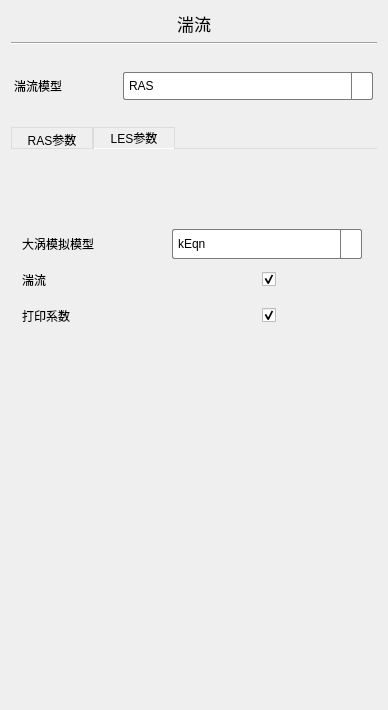
<?xml version="1.0" encoding="UTF-8"?>
<ui version="4.0">
 <class>FormTurbulenceClass</class>
 <widget class="QWidget" name="FormTurbulenceClass">
  <property name="geometry">
   <rect>
    <x>0</x>
    <y>0</y>
    <width>386</width>
    <height>710</height>
   </rect>
  </property>
  <property name="windowTitle">
   <string>FormTurbulence</string>
  </property>
  <layout class="QGridLayout" name="gridLayout">
   <item row="0" column="0">
    <layout class="QVBoxLayout" name="verticalLayout">
     <item>
      <widget class="QLabel" name="label">
       <property name="font">
        <font>
         <pointsize>13</pointsize>
        </font>
       </property>
       <property name="text">
        <string>湍流</string>
       </property>
       <property name="alignment">
        <set>Qt::AlignCenter</set>
       </property>
      </widget>
     </item>
     <item>
      <widget class="Line" name="line">
       <property name="orientation">
        <enum>Qt::Horizontal</enum>
       </property>
      </widget>
     </item>
     <item>
      <spacer name="verticalSpacer_2">
       <property name="orientation">
        <enum>Qt::Vertical</enum>
       </property>
       <property name="sizeType">
        <enum>QSizePolicy::Fixed</enum>
       </property>
       <property name="sizeHint" stdset="0">
        <size>
         <width>20</width>
         <height>20</height>
        </size>
       </property>
      </spacer>
     </item>
     <item>
      <layout class="QHBoxLayout" name="horizontalLayout" stretch="0,0">
       <item>
        <widget class="QLabel" name="label_2">
         <property name="minimumSize">
          <size>
           <width>100</width>
           <height>30</height>
          </size>
         </property>
         <property name="maximumSize">
          <size>
           <width>100</width>
           <height>30</height>
          </size>
         </property>
         <property name="text">
          <string>湍流模型</string>
         </property>
        </widget>
       </item>
       <item>
        <widget class="QComboBox" name="comboBox">
         <property name="minimumSize">
          <size>
           <width>250</width>
           <height>27</height>
          </size>
         </property>
         <property name="maximumSize">
          <size>
           <width>250</width>
           <height>16777215</height>
          </size>
         </property>
         <property name="styleSheet">
          <string notr="true">QComboBox {
    background-color: white;
    border: 1px solid rgb(122, 122, 122); /* 默认边界颜色 */
    border-radius: 2px;
    padding: 5px;
    min-height: 15px;
}

QComboBox:hover {
    border: 1px solid rgb(23, 23, 23); /* 鼠标悬浮时边界颜色 */
}

QComboBox::drop-down {
    subcontrol-origin: padding;
    subcontrol-position: top right;
    width: 20px;
    border-left-width: 1px;
    border-left-color: rgb(122, 122, 122); /* 默认边界颜色 */
    border-left-style: solid;
    border-top-right-radius: 3px;
    border-bottom-right-radius: 3px;
}

QComboBox::drop-down:hover {
    border-left-color: rgb(23, 23, 23); /* 鼠标悬浮时边界颜色 */
}

QComboBox::down-arrow {
    image: url(&quot;../res/arrow.png&quot;); /* 使用相对路径 */
    width: 10px;
    height: 10px;
}

QComboBox QAbstractItemView {
    border: 1px solid rgb(122, 122, 122); /* 默认边界颜色 */
    selection-background-color: #f0f0f0;
    selection-color: black;
    outline: 0px;
}

QComboBox QAbstractItemView::item {
    min-height: 25px; /* 增加选项高度 */
}

QComboBox QAbstractItemView QScrollBar:vertical {
    border: 1px solid rgb(122, 122, 122); /* 默认边界颜色 */
    background: white;
    width: 12px;
    margin: 0px 0px 0px 0px;
}

QComboBox QAbstractItemView QScrollBar::handle:vertical {
    background: #bfbfbf;
    min-height: 20px;
    border-radius: 5px;
}

QComboBox QAbstractItemView QScrollBar::add-line:vertical {
    background: white;
    height: 0px;
    subcontrol-position: bottom;
    subcontrol-origin: margin;
}

QComboBox QAbstractItemView QScrollBar::sub-line:vertical {
    background: white;
    height: 0px;
    subcontrol-position: top;
    subcontrol-origin: margin;
}

QComboBox QAbstractItemView QScrollBarup-arrow:vertical, 
QComboBox QAbstractItemView QScrollBardown-arrow:vertical {
    border: none;
    width: 0px;
    height: 0px;
    background: none;
}

QComboBox QAbstractItemView QScrollBaradd-page:vertical, 
QComboBox QAbstractItemView QScrollBarsub-page:vertical {
    background: none;
}

</string>
         </property>
         <item>
          <property name="text">
           <string>RAS</string>
          </property>
         </item>
         <item>
          <property name="text">
           <string>LES</string>
          </property>
         </item>
         <item>
          <property name="text">
           <string>laminar</string>
          </property>
         </item>
        </widget>
       </item>
      </layout>
     </item>
     <item>
      <spacer name="verticalSpacer_3">
       <property name="orientation">
        <enum>Qt::Vertical</enum>
       </property>
       <property name="sizeType">
        <enum>QSizePolicy::Fixed</enum>
       </property>
       <property name="sizeHint" stdset="0">
        <size>
         <width>20</width>
         <height>20</height>
        </size>
       </property>
      </spacer>
     </item>
     <item>
      <widget class="QTabWidget" name="tabWidget">
       <property name="styleSheet">
        <string notr="true">QTabWidget::pane {
    border-top: 1px solid #dcdcdc;
    position: relative;
    top: -1px;
}
QTabBar::tab {
    font-family: 'Microsoft YaHei';
    font-size: 12px;
    min-height: 20px;
    min-width: 80px;
    border: 1px solid #dcdcdc;
    border-bottom: none;
}
QTabBar::tab:selected {
    border-bottom: 1px solid #ffffff;
}
</string>
       </property>
       <property name="currentIndex">
        <number>1</number>
       </property>
       <widget class="QWidget" name="tab">
        <attribute name="title">
         <string>RAS参数</string>
        </attribute>
        <layout class="QGridLayout" name="gridLayout_2">
         <item row="0" column="0">
          <layout class="QGridLayout" name="gridLayout_3">
           <property name="horizontalSpacing">
            <number>20</number>
           </property>
           <item row="0" column="0">
            <widget class="QLabel" name="label_6">
             <property name="minimumSize">
              <size>
               <width>130</width>
               <height>30</height>
              </size>
             </property>
             <property name="maximumSize">
              <size>
               <width>130</width>
               <height>30</height>
              </size>
             </property>
             <property name="text">
              <string>雷诺平均湍流模型</string>
             </property>
            </widget>
           </item>
           <item row="0" column="1">
            <widget class="QComboBox" name="comboBox_3">
             <property name="minimumSize">
              <size>
               <width>190</width>
               <height>27</height>
              </size>
             </property>
             <property name="maximumSize">
              <size>
               <width>190</width>
               <height>30</height>
              </size>
             </property>
             <property name="styleSheet">
              <string notr="true">QComboBox {
    background-color: white;
    border: 1px solid rgb(122, 122, 122); /* 默认边界颜色 */
    border-radius: 2px;
    padding: 5px;
    min-height: 15px;
}

QComboBox:hover {
    border: 1px solid rgb(23, 23, 23); /* 鼠标悬浮时边界颜色 */
}

QComboBox::drop-down {
    subcontrol-origin: padding;
    subcontrol-position: top right;
    width: 20px;
    border-left-width: 1px;
    border-left-color: rgb(122, 122, 122); /* 默认边界颜色 */
    border-left-style: solid;
    border-top-right-radius: 3px;
    border-bottom-right-radius: 3px;
}

QComboBox::drop-down:hover {
    border-left-color: rgb(23, 23, 23); /* 鼠标悬浮时边界颜色 */
}

QComboBox::down-arrow {
    image: url(&quot;../res/arrow.png&quot;); /* 使用相对路径 */
    width: 10px;
    height: 10px;
}

QComboBox QAbstractItemView {
    border: 1px solid rgb(122, 122, 122); /* 默认边界颜色 */
    selection-background-color: #f0f0f0;
    selection-color: black;
    outline: 0px;
}

QComboBox QAbstractItemView::item {
    min-height: 25px; /* 增加选项高度 */
}

QComboBox QAbstractItemView QScrollBar:vertical {
    border: 1px solid rgb(122, 122, 122); /* 默认边界颜色 */
    background: white;
    width: 12px;
    margin: 0px 0px 0px 0px;
}

QComboBox QAbstractItemView QScrollBar::handle:vertical {
    background: #bfbfbf;
    min-height: 20px;
    border-radius: 5px;
}

QComboBox QAbstractItemView QScrollBar::add-line:vertical {
    background: white;
    height: 0px;
    subcontrol-position: bottom;
    subcontrol-origin: margin;
}

QComboBox QAbstractItemView QScrollBar::sub-line:vertical {
    background: white;
    height: 0px;
    subcontrol-position: top;
    subcontrol-origin: margin;
}

QComboBox QAbstractItemView QScrollBarup-arrow:vertical, 
QComboBox QAbstractItemView QScrollBardown-arrow:vertical {
    border: none;
    width: 0px;
    height: 0px;
    background: none;
}

QComboBox QAbstractItemView QScrollBaradd-page:vertical, 
QComboBox QAbstractItemView QScrollBarsub-page:vertical {
    background: none;
}

</string>
             </property>
             <item>
              <property name="text">
               <string>kEpsilon</string>
              </property>
             </item>
             <item>
              <property name="text">
               <string>kOmegaSST</string>
              </property>
             </item>
             <item>
              <property name="text">
               <string>PDRkEpsilon</string>
              </property>
             </item>
             <item>
              <property name="text">
               <string>LaunderSharmaKE</string>
              </property>
             </item>
             <item>
              <property name="text">
               <string>realizableKE</string>
              </property>
             </item>
             <item>
              <property name="text">
               <string>mixtureKEpsilon</string>
              </property>
             </item>
             <item>
              <property name="text">
               <string>SpalartAllmaras</string>
              </property>
             </item>
            </widget>
           </item>
           <item row="1" column="0">
            <widget class="QLabel" name="label_7">
             <property name="minimumSize">
              <size>
               <width>100</width>
               <height>30</height>
              </size>
             </property>
             <property name="maximumSize">
              <size>
               <width>100</width>
               <height>30</height>
              </size>
             </property>
             <property name="text">
              <string>湍流</string>
             </property>
            </widget>
           </item>
           <item row="2" column="0">
            <widget class="QLabel" name="label_8">
             <property name="minimumSize">
              <size>
               <width>100</width>
               <height>30</height>
              </size>
             </property>
             <property name="maximumSize">
              <size>
               <width>100</width>
               <height>30</height>
              </size>
             </property>
             <property name="text">
              <string>打印系数</string>
             </property>
            </widget>
           </item>
           <item row="1" column="1">
            <layout class="QHBoxLayout" name="horizontalLayout_2">
             <item>
              <spacer name="horizontalSpacer">
               <property name="orientation">
                <enum>Qt::Horizontal</enum>
               </property>
               <property name="sizeHint" stdset="0">
                <size>
                 <width>40</width>
                 <height>20</height>
                </size>
               </property>
              </spacer>
             </item>
             <item>
              <widget class="QCheckBox" name="checkBox_3">
               <property name="sizePolicy">
                <sizepolicy hsizetype="Fixed" vsizetype="Fixed">
                 <horstretch>0</horstretch>
                 <verstretch>0</verstretch>
                </sizepolicy>
               </property>
               <property name="text">
                <string/>
               </property>
               <property name="checked">
                <bool>true</bool>
               </property>
              </widget>
             </item>
             <item>
              <spacer name="horizontalSpacer_2">
               <property name="orientation">
                <enum>Qt::Horizontal</enum>
               </property>
               <property name="sizeHint" stdset="0">
                <size>
                 <width>40</width>
                 <height>20</height>
                </size>
               </property>
              </spacer>
             </item>
            </layout>
           </item>
           <item row="2" column="1">
            <layout class="QHBoxLayout" name="horizontalLayout_3">
             <item>
              <spacer name="horizontalSpacer_3">
               <property name="orientation">
                <enum>Qt::Horizontal</enum>
               </property>
               <property name="sizeHint" stdset="0">
                <size>
                 <width>40</width>
                 <height>20</height>
                </size>
               </property>
              </spacer>
             </item>
             <item>
              <widget class="QCheckBox" name="checkBox_4">
               <property name="sizePolicy">
                <sizepolicy hsizetype="Fixed" vsizetype="Fixed">
                 <horstretch>0</horstretch>
                 <verstretch>0</verstretch>
                </sizepolicy>
               </property>
               <property name="text">
                <string/>
               </property>
               <property name="checked">
                <bool>true</bool>
               </property>
              </widget>
             </item>
             <item>
              <spacer name="horizontalSpacer_4">
               <property name="orientation">
                <enum>Qt::Horizontal</enum>
               </property>
               <property name="sizeHint" stdset="0">
                <size>
                 <width>40</width>
                 <height>20</height>
                </size>
               </property>
              </spacer>
             </item>
            </layout>
           </item>
          </layout>
         </item>
        </layout>
       </widget>
       <widget class="QWidget" name="tab_2">
        <attribute name="title">
         <string>LES参数</string>
        </attribute>
        <layout class="QGridLayout" name="gridLayout_7">
         <item row="0" column="0">
          <layout class="QGridLayout" name="gridLayout_6">
           <property name="horizontalSpacing">
            <number>20</number>
           </property>
           <item row="0" column="1">
            <widget class="QComboBox" name="comboBox_4">
             <property name="minimumSize">
              <size>
               <width>190</width>
               <height>27</height>
              </size>
             </property>
             <property name="maximumSize">
              <size>
               <width>190</width>
               <height>30</height>
              </size>
             </property>
             <property name="styleSheet">
              <string notr="true">QComboBox {
    background-color: white;
    border: 1px solid rgb(122, 122, 122); /* 默认边界颜色 */
    border-radius: 2px;
    padding: 5px;
    min-height: 15px;
}

QComboBox:hover {
    border: 1px solid rgb(23, 23, 23); /* 鼠标悬浮时边界颜色 */
}

QComboBox::drop-down {
    subcontrol-origin: padding;
    subcontrol-position: top right;
    width: 20px;
    border-left-width: 1px;
    border-left-color: rgb(122, 122, 122); /* 默认边界颜色 */
    border-left-style: solid;
    border-top-right-radius: 3px;
    border-bottom-right-radius: 3px;
}

QComboBox::drop-down:hover {
    border-left-color: rgb(23, 23, 23); /* 鼠标悬浮时边界颜色 */
}

QComboBox::down-arrow {
    image: url(&quot;../res/arrow.png&quot;); /* 使用相对路径 */
    width: 10px;
    height: 10px;
}

QComboBox QAbstractItemView {
    border: 1px solid rgb(122, 122, 122); /* 默认边界颜色 */
    selection-background-color: #f0f0f0;
    selection-color: black;
    outline: 0px;
}

QComboBox QAbstractItemView::item {
    min-height: 25px; /* 增加选项高度 */
}

QComboBox QAbstractItemView QScrollBar:vertical {
    border: 1px solid rgb(122, 122, 122); /* 默认边界颜色 */
    background: white;
    width: 12px;
    margin: 0px 0px 0px 0px;
}

QComboBox QAbstractItemView QScrollBar::handle:vertical {
    background: #bfbfbf;
    min-height: 20px;
    border-radius: 5px;
}

QComboBox QAbstractItemView QScrollBar::add-line:vertical {
    background: white;
    height: 0px;
    subcontrol-position: bottom;
    subcontrol-origin: margin;
}

QComboBox QAbstractItemView QScrollBar::sub-line:vertical {
    background: white;
    height: 0px;
    subcontrol-position: top;
    subcontrol-origin: margin;
}

QComboBox QAbstractItemView QScrollBarup-arrow:vertical, 
QComboBox QAbstractItemView QScrollBardown-arrow:vertical {
    border: none;
    width: 0px;
    height: 0px;
    background: none;
}

QComboBox QAbstractItemView QScrollBaradd-page:vertical, 
QComboBox QAbstractItemView QScrollBarsub-page:vertical {
    background: none;
}

</string>
             </property>
             <item>
              <property name="text">
               <string>kEqn</string>
              </property>
             </item>
             <item>
              <property name="text">
               <string>SpalartAllmarasIDDES</string>
              </property>
             </item>
             <item>
              <property name="text">
               <string>WALE</string>
              </property>
             </item>
             <item>
              <property name="text">
               <string>Smagorinsky</string>
              </property>
             </item>
             <item>
              <property name="text">
               <string>kOmegaSSTDDES</string>
              </property>
             </item>
             <item>
              <property name="text">
               <string>SpalartAllmarasDDES</string>
              </property>
             </item>
             <item>
              <property name="text">
               <string>dynamicKEqn</string>
              </property>
             </item>
             <item>
              <property name="text">
               <string>continuousGasKEqn</string>
              </property>
             </item>
             <item>
              <property name="text">
               <string>NicenoKEqn</string>
              </property>
             </item>
            </widget>
           </item>
           <item row="1" column="0">
            <widget class="QLabel" name="label_10">
             <property name="minimumSize">
              <size>
               <width>100</width>
               <height>30</height>
              </size>
             </property>
             <property name="maximumSize">
              <size>
               <width>100</width>
               <height>30</height>
              </size>
             </property>
             <property name="text">
              <string>湍流</string>
             </property>
            </widget>
           </item>
           <item row="2" column="1">
            <layout class="QHBoxLayout" name="horizontalLayout_5">
             <item>
              <spacer name="horizontalSpacer_7">
               <property name="orientation">
                <enum>Qt::Horizontal</enum>
               </property>
               <property name="sizeHint" stdset="0">
                <size>
                 <width>40</width>
                 <height>20</height>
                </size>
               </property>
              </spacer>
             </item>
             <item>
              <widget class="QCheckBox" name="checkBox_6">
               <property name="sizePolicy">
                <sizepolicy hsizetype="Fixed" vsizetype="Fixed">
                 <horstretch>0</horstretch>
                 <verstretch>0</verstretch>
                </sizepolicy>
               </property>
               <property name="text">
                <string/>
               </property>
               <property name="checked">
                <bool>true</bool>
               </property>
              </widget>
             </item>
             <item>
              <spacer name="horizontalSpacer_8">
               <property name="orientation">
                <enum>Qt::Horizontal</enum>
               </property>
               <property name="sizeHint" stdset="0">
                <size>
                 <width>40</width>
                 <height>20</height>
                </size>
               </property>
              </spacer>
             </item>
            </layout>
           </item>
           <item row="1" column="1">
            <layout class="QHBoxLayout" name="horizontalLayout_4">
             <item>
              <spacer name="horizontalSpacer_5">
               <property name="orientation">
                <enum>Qt::Horizontal</enum>
               </property>
               <property name="sizeHint" stdset="0">
                <size>
                 <width>40</width>
                 <height>20</height>
                </size>
               </property>
              </spacer>
             </item>
             <item>
              <widget class="QCheckBox" name="checkBox_5">
               <property name="sizePolicy">
                <sizepolicy hsizetype="Fixed" vsizetype="Fixed">
                 <horstretch>0</horstretch>
                 <verstretch>0</verstretch>
                </sizepolicy>
               </property>
               <property name="text">
                <string/>
               </property>
               <property name="checked">
                <bool>true</bool>
               </property>
              </widget>
             </item>
             <item>
              <spacer name="horizontalSpacer_6">
               <property name="orientation">
                <enum>Qt::Horizontal</enum>
               </property>
               <property name="sizeHint" stdset="0">
                <size>
                 <width>40</width>
                 <height>20</height>
                </size>
               </property>
              </spacer>
             </item>
            </layout>
           </item>
           <item row="2" column="0">
            <widget class="QLabel" name="label_11">
             <property name="minimumSize">
              <size>
               <width>100</width>
               <height>30</height>
              </size>
             </property>
             <property name="maximumSize">
              <size>
               <width>100</width>
               <height>30</height>
              </size>
             </property>
             <property name="text">
              <string>打印系数</string>
             </property>
            </widget>
           </item>
           <item row="0" column="0">
            <widget class="QLabel" name="label_9">
             <property name="minimumSize">
              <size>
               <width>130</width>
               <height>30</height>
              </size>
             </property>
             <property name="maximumSize">
              <size>
               <width>130</width>
               <height>30</height>
              </size>
             </property>
             <property name="text">
              <string>大涡模拟模型</string>
             </property>
            </widget>
           </item>
          </layout>
         </item>
        </layout>
       </widget>
      </widget>
     </item>
     <item>
      <spacer name="verticalSpacer">
       <property name="orientation">
        <enum>Qt::Vertical</enum>
       </property>
       <property name="sizeHint" stdset="0">
        <size>
         <width>20</width>
         <height>40</height>
        </size>
       </property>
      </spacer>
     </item>
    </layout>
   </item>
  </layout>
 </widget>
 <layoutdefault spacing="6" margin="11"/>
 <resources/>
 <connections/>
</ui>
